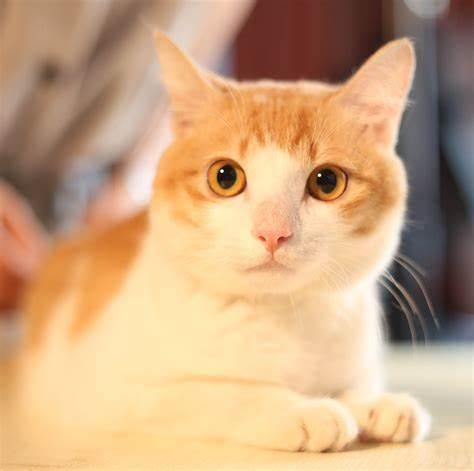
#> input picture 实验/实验2/image.jpg, 474 x 471 px
$ jupyter execute main.ipynb
#> lines starting #> are read from the running program, lines starting #| are printed output that depends on the picture; after the words box and inside, x2 and y2 are one past the last pixel; in counts of white or black regions, pixels touching at a corner belong together
### 图像的基本操作

[cell 1]
import cv2
import numpy as np

[cell 2]
# 读取图像
img = cv2.imread('image.jpg')
#> img is the input picture: shape (471, 474, 3); mean B, G, R 129, 165.9, 202.9

[cell 3]
# 平移
# 定义平移矩阵
M = np.float32([[1, 0, 100], [0, 1, 150]])
# 使用 warpAffine 函数对图像进行平移操作
shifted_img = cv2.warpAffine(img, M, (img.shape[1], img.shape[0]))
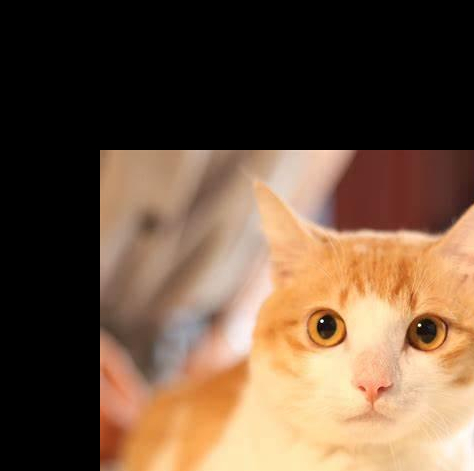
#> shifted_img: shape (471, 474, 3); mean B, G, R 63.2, 84, 109.2

[cell 4]
# 显示图片
cv2.imshow('shifted_img', shifted_img)
cv2.waitKey(0)
cv2.destroyAllWindows()

[cell 5]
# 缩放
# 使用 resize 函数缩放到指定尺寸
resized_img = cv2.resize(img, (1024, 768))
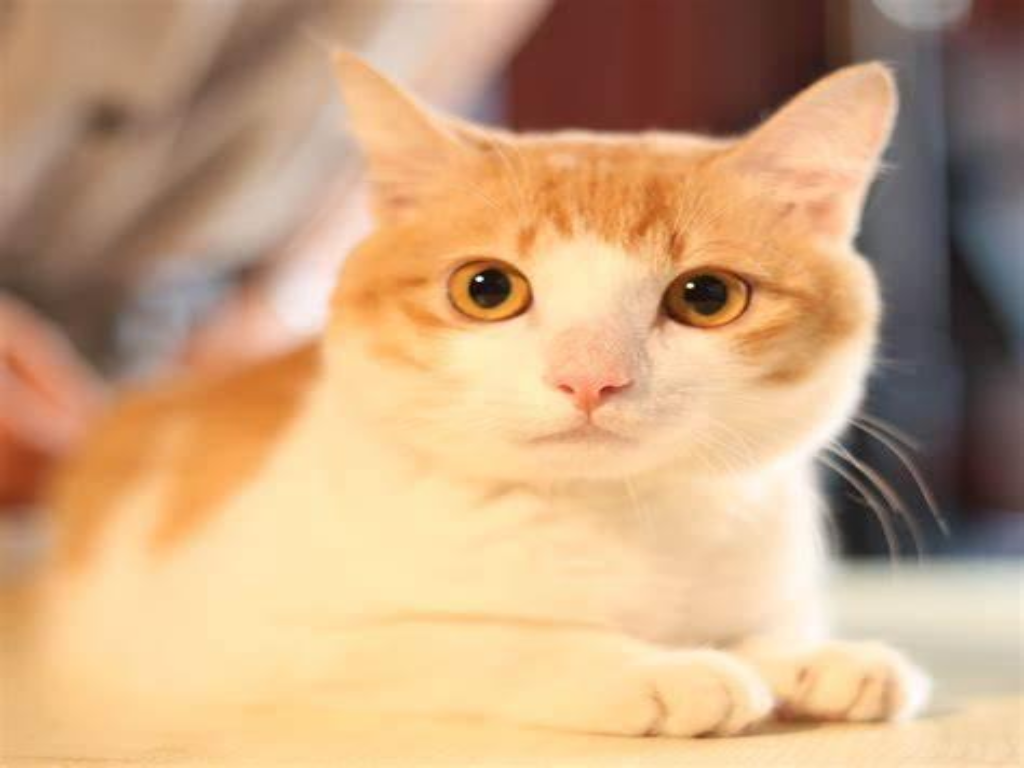
#> resized_img: shape (768, 1024, 3); mean B, G, R 128.8, 165.8, 202.8
# 使用 resize 函数按比例缩小到原来的 60%
resized_proportion_img = cv2.resize(img, None, fx=0.6, fy=0.6)

[cell 6]
# 显示图片
cv2.imshow('resized_img', resized_img)
cv2.waitKey(0)
cv2.destroyAllWindows()

[cell 7]
# 显示图片
cv2.imshow('resized_proportion_img', resized_proportion_img)
cv2.waitKey(0)
cv2.destroyAllWindows()

[cell 8]
# 翻转
# 使用 flip 函数对图像进行翻转操作
# 0 表示垂直翻转，1 表示水平翻转，-1 表示水平和垂直翻转
flipped_img = cv2.flip(img, 0)  # 垂直翻转

[cell 9]
# 显示图片
cv2.imshow('flipped_img', flipped_img)
cv2.waitKey(0)
cv2.destroyAllWindows()

[cell 10]
flipped_img = cv2.flip(img, 1)  # 水平翻转

[cell 11]
# 显示图片
cv2.imshow('flipped_img', flipped_img)
cv2.waitKey(0)
cv2.destroyAllWindows()

[cell 12]
flipped_img = cv2.flip(img, -1)  # 水平+垂直翻转
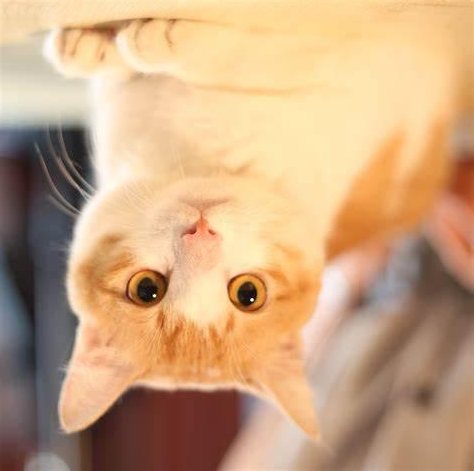
#> flipped_img: shape (471, 474, 3); mean B, G, R 129, 165.9, 202.9

[cell 13]
# 显示图片
cv2.imshow('flipped_img', flipped_img)
cv2.waitKey(0)
cv2.destroyAllWindows()

[cell 14]
# 旋转
# 定义旋转中心点和旋转角度
# 得到输入图像的高度和宽度
(h, w) = img.shape[:2]
#> h = 471; w = 474
# 得到中心点坐标的整数值
center = (w // 2, h // 2)
#> center = (237, 235)
# 生成一个旋转矩阵 M
M = cv2.getRotationMatrix2D(center, 45, 1.0)
# 使用 warpAffine 函数对图像进行旋转操作
rotated_img = cv2.warpAffine(img, M, (w, h))
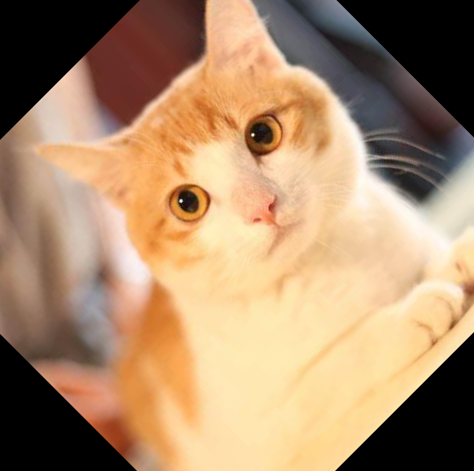
#> rotated_img: shape (471, 474, 3); mean B, G, R 106.8, 138.5, 170.3

[cell 15]
# 显示图片
cv2.imshow('rotated_img', rotated_img)
cv2.waitKey(0)
cv2.destroyAllWindows()

[cell 16]
# 缩略
# 使用 resize 函数缩小图像
resized_small_img = cv2.resize(img, None, fx=0.5, fy=0.5)
# 创建新的图像，大小为原图像和缩小图像的宽度之和和原图像的高度
new_img = np.zeros((img.shape[0], img.shape[1] + resized_small_img.shape[1], img.shape[2]), dtype=np.uint8)
# 将缩小的图像放在左上角
new_img[:resized_small_img.shape[0], :resized_small_img.shape[1]] = resized_small_img
# 将原图像放在缩小图像的右边
new_img[:img.shape[0], resized_small_img.shape[1]:] = img
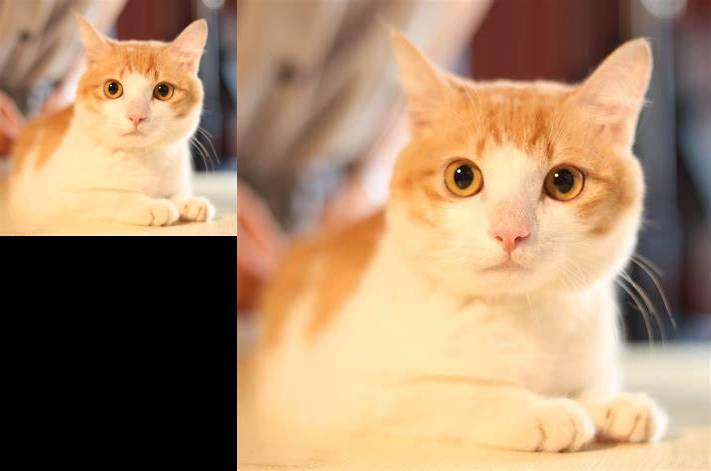
#> new_img: shape (471, 711, 3); mean B, G, R 107.5, 138.4, 169.2

[cell 17]
# 显示图片
cv2.imshow('new_img', new_img)
cv2.waitKey(0)
cv2.destroyAllWindows()

### 转换为灰度图

#### 1. 读取图片并转换为灰度图像
img = cv2.imread('cheetah.png')
gray = cv2.cvtColor(img, cv2.COLOR_BGR2GRAY)

#### 2. 调整灰度图片为正方形
size = max(gray.shape[0], gray.shape[1])
top = (size - gray.shape[0]) // 2
bottom = size - gray.shape[0] - top
left = (size - gray.shape[1]) // 2
right = size - gray.shape[1] - left
square_gray = cv2.copyMakeBorder(gray, top, bottom, left, right, cv2.BORDER_CONSTANT, value=0)

#### 3. 圆形掩膜切片并保存切片后的图像
mask = np.zeros((size, size), dtype=np.uint8)
cx, cy = size // 2, size // 2  # 圆形掩膜中心坐标
radius = size // 2  # 圆形半径
cv2.circle(mask, (cx, cy), radius, 255, -1)  # 绘制白色圆形掩膜
masked_img = cv2.bitwise_and(square_gray, square_gray, mask=mask)  # 掩膜切片
cv2.imwrite('masked_cheetah.jpg', masked_img)  # 保存掩膜切片后的图像

[cell 18]
# 1. 读取图片并转换为灰度图像
img = cv2.imread('cheetah.png')
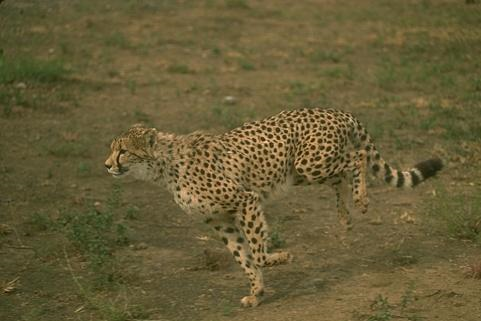
#> input picture 实验/实验2/cheetah.png, 481 x 321 px
#> img is the input picture: shape (321, 481, 3); mean B, G, R 55, 92.9, 103.2
gray = cv2.cvtColor(img, cv2.COLOR_BGR2GRAY)
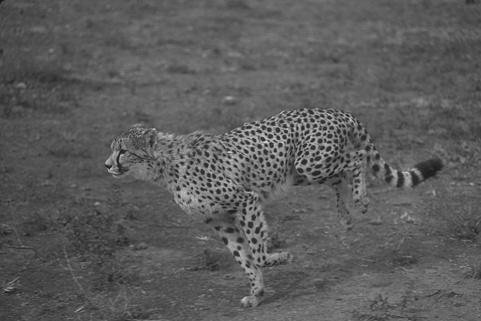
#> gray: shape (321, 481); min 15, max 222, mean 91.7

[cell 19]
# 2. 调整灰度图片为正方形 边长设置为 800
size = 800
square_gray = cv2.resize(img, (size, size))

[cell 20]
# 3. 圆形掩膜切片并保存切片后的图像
mask = np.zeros((size, size), dtype=np.uint8)
cx, cy = size // 2, size // 2  # 圆形掩膜中心坐标
radius = size // 2  # 圆形半径
cv2.circle(mask, (cx, cy), radius, 255, -1)  # 绘制白色圆形掩膜
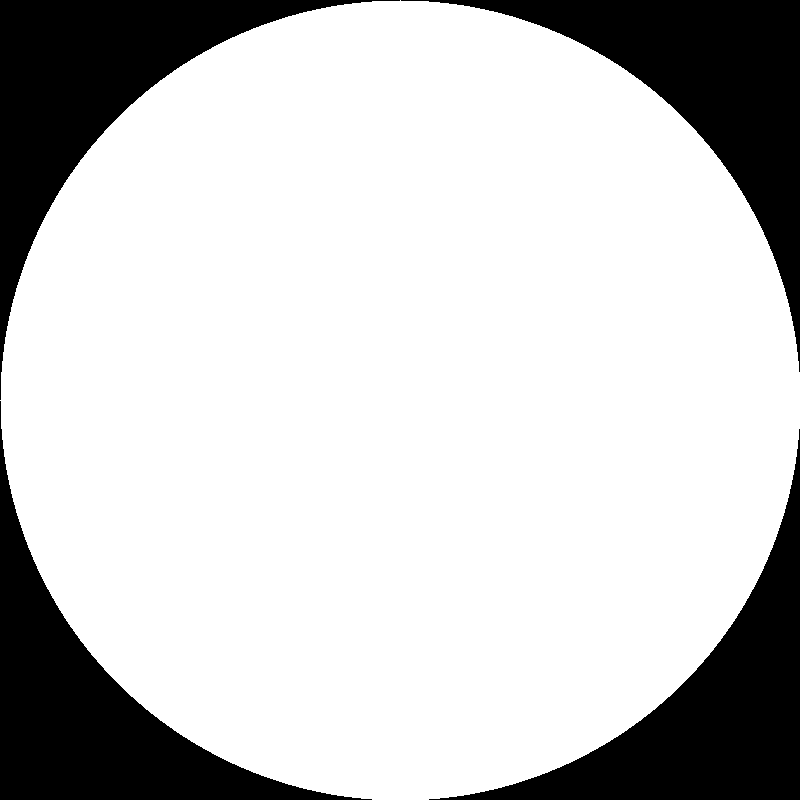
#> mask: shape (800, 800); 78.5% white; 4 black regions, box (x1, y1, x2, y2) and area: (0, 0, 400, 400) 34744, (401, 0, 800, 372) 34344, (0, 401, 372, 800) 34344, (429, 429, 800, 800) 33945
masked_img = cv2.bitwise_and(square_gray, square_gray, mask=mask)  # 掩膜切片
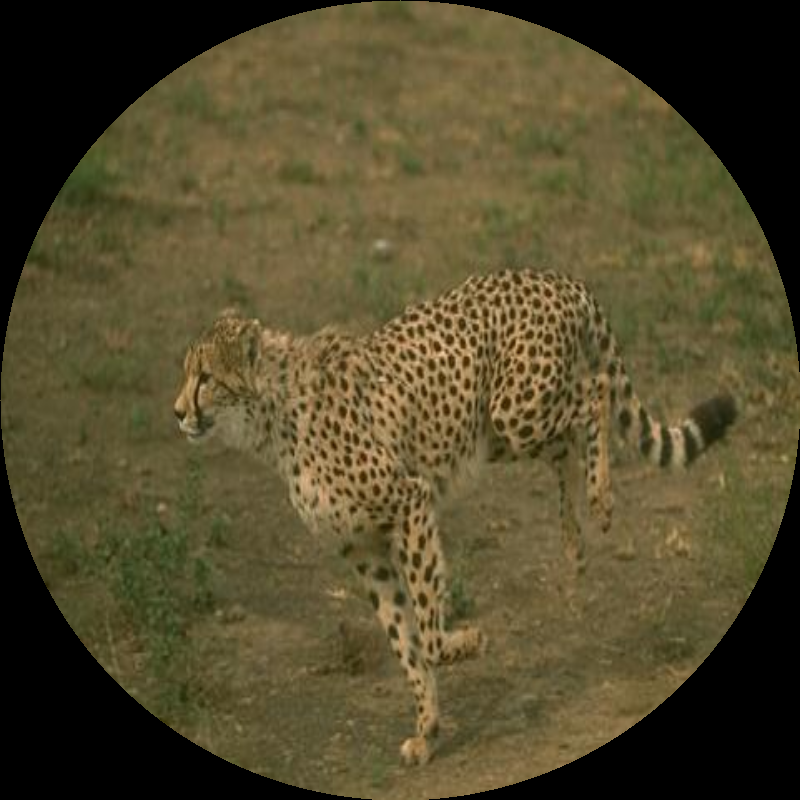
#> masked_img: shape (800, 800, 3); mean B, G, R 44.3, 74, 82.9
cv2.imwrite('masked_cheetah.jpg', masked_img)  # 保存掩膜切片后的图像
#> Out = True

[cell 21]
# 显示图片
cv2.imshow('masked_cheetah', masked_img)
cv2.waitKey(0)
cv2.destroyAllWindows()

[cell 22]
# 生成两幅二值图像
img1 = np.zeros((100, 100), dtype=np.uint8)
img2 = np.zeros((100, 100), dtype=np.uint8)
img1[40:60, 40:60] = 255
img2[30:70, 30:70] = 255

# 按位逻辑与操作
dst = cv2.bitwise_and(img1, img2)

# 显示结果
cv2.imshow('img1', img1)
cv2.imshow('img2', img2)
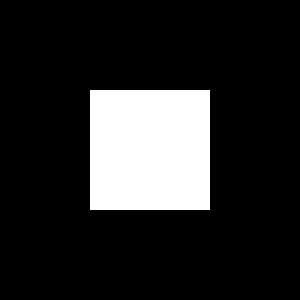
#> window 'img2': shape (100, 100) (shown 3 times larger); 16% white; 1 white region, box (x1, y1, x2, y2) and area: (30, 30, 70, 70) 1600
cv2.imshow('dst', dst)
cv2.waitKey(0)
cv2.destroyAllWindows()
